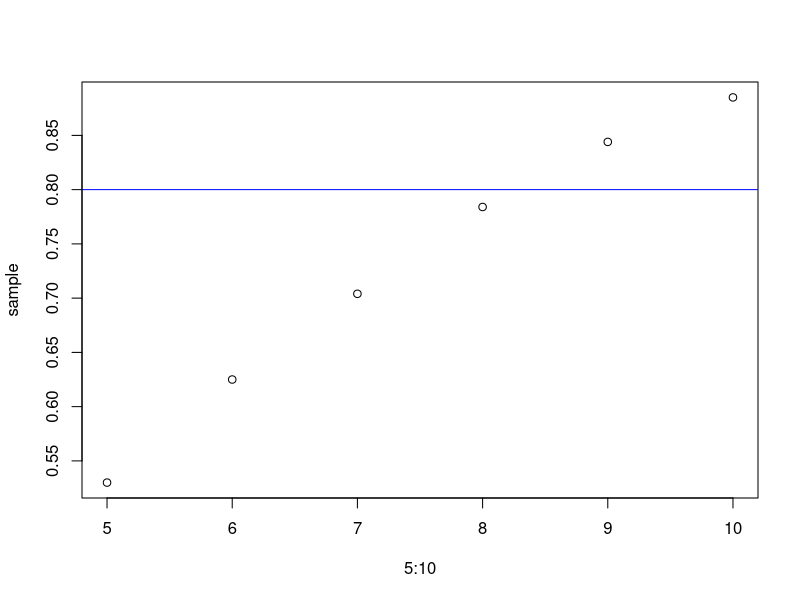

Generate this figure with R:
# Question 1
set.seed(2137)
x <- runif(1000, 0, 1)
X <- exp(x^2)
mean(X)
z <- qnorm(0.975)
lower <- mean(X) - z * sd(X) / sqrt(1000)
upper <- mean(X) + z * sd(X) / sqrt(1000)
cat("95%-CI is (", lower, ",", upper, ")", sep="")
integrate(function(x) exp(x^2), 0, 1)
# Question 2
set.seed(2138)
oneSampleN <- function() {
  N <- 0
  sum <- 0
  while(sum <= 1) {
    N <- N+1
    sum <- sum + runif(1)
  }
  N
}
N <- 1000
sample <- sapply(1:N, function(x) oneSampleN())
sample_mean <- mean(sample)
z <- qnorm(0.975)
upper <- sample_mean + z * sd(sample) / sqrt(N)
lower <- sample_mean - z * sd(sample) / sqrt(N)
cat("95%-CI is (", lower, ",", upper, ")", sep="")

# Question 3
set.seed(100)
test_result <- function(n) {
  X <- rnorm(n, 0, 1)
  Y <- rnorm(n, 1.5, 1)
  p.value <- t.test(X, Y)$p.value
  if (p.value < 0.05) {
    return (1)
  } else {
    return (0)
  }
}

simulate <- function(x) {
  obs <- sapply(rep(x, 1000), function(x) test_result(x))
  mean(obs)
}

sample <- sapply(c(5:10), function(x) simulate(x))
plot(5:10, sample)
abline(h=0.8, col = "blue")

# Question 4
generate_one_game <- function() {
  X <- rnorm(1, 115.8, 11.2)
  Y <- rnorm(1, 109.5 + 0.7 * (10.6 / 11.2) * (X - 115.8), (1-0.7^2) * 10.6^2)
  if (X > Y) {
    return("denver")
  } else {
    return("miami")
  }
}
generate_one_series <- function() {
  sum_d <- 0
  sum_m <- 0
  while ((sum_d < 4) && (sum_m < 4)) {
    game_output <- generate_one_game()
    if(game_output == "denver") {
      sum_d <- sum_d + 1
    } else {
      sum_m <- sum_m + 1
    }
  }
  series_winner <- ifelse(sum_d > sum_m, 1, 0)
  n_games <- sum_d + sum_m
  output_vec <- c(series_winner, n_games)
  names(output_vec) <- c("series_winner", "n_games")
  output_vec
}

set.seed(2345)
t(vapply(1:1000, function(x) generate_one_series(), c(1.0, 2.9)))






















